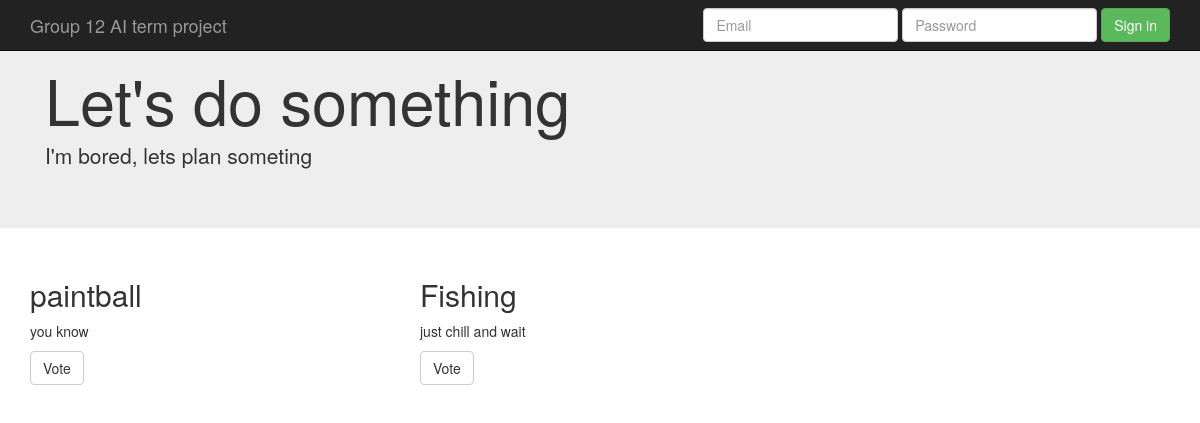
Page /polls/1/ on the earlier database version.
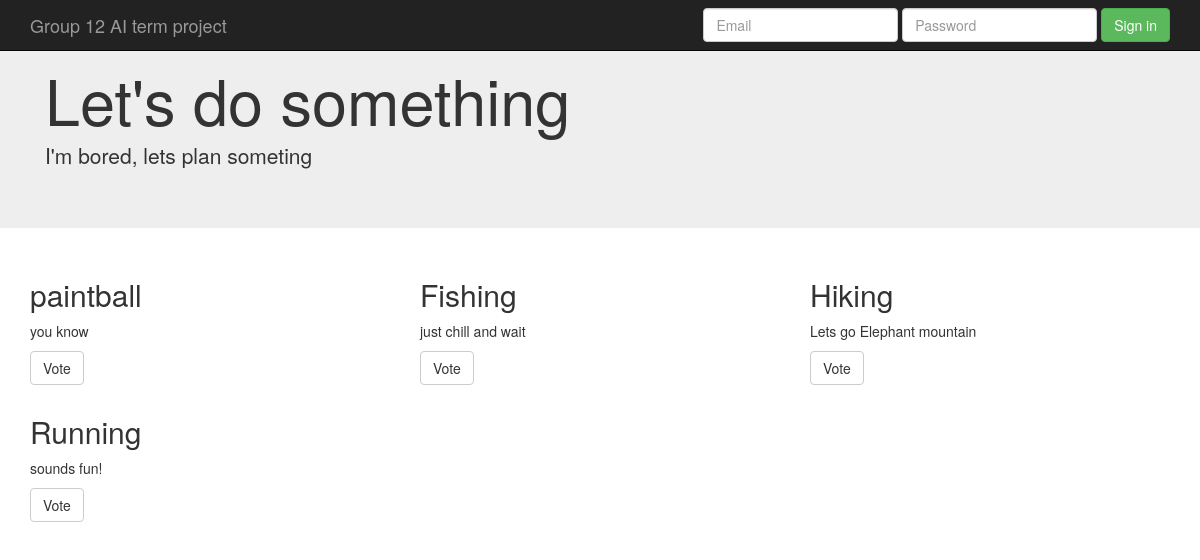
Same page on the later database version.
### polls/models.py (models this page shows, shortened)
class Poll(models.Model):
    title = models.CharField(max_length=200)
    pub_date = models.DateTimeField('date published')
    deadline_date =  models.DateTimeField('deadline to answer')
    comment = models.CharField(max_length=2000)

class Activity(models.Model):
    poll = models.ForeignKey(Poll)
    title = models.CharField(max_length=200)
    description = models.CharField(max_length=2000)
    time_duration_hours = models.IntegerField(default=1)

### polls/views.py (the view)
# urls.py: url(r'^(?P<pk>\d+)/$', views.DetailView.as_view(), name='detail'),
class DetailView(generic.DetailView):
    model = Poll
    template_name = 'polls/detail.html'

### polls/templates/polls/detail.html (shortened to what this page needs)
{% extends "base.html" %}
{% block jumbotron-top %}
    <h1>{{ poll.title }}</h1>
    <p>{{ poll.comment }}</p>
{% endblock jumbotron-top %}
{% block jumbotron-maincontainer %}
    <div class="row">
    {% for Activity in poll.activity_set.all %}
        <div class="col-md-4">
          <h2>{{Activity.title}}</h2>
          <p>{{ Activity.description}}</p>
          <p><a class="btn btn-default" href="#" role="button">Vote</a></p>
        </div>
    {% endfor %}
    </div>
{% endblock jumbotron-maincontainer %}

### templates/base.html (shortened to what this page needs)
<!DOCTYPE html>
<html lang="en">
  <head>
    {% load static from staticfiles %}
    <link href="{% static "css/bootstrap.min.css" %}" rel="stylesheet">
  </head>
  <body>
    <div class="navbar navbar-inverse navbar-fixed-top" role="navigation">
      <div class="container">
        <div class="navbar-header">
          <a class="navbar-brand" href="#">{% block navbar-brand %}Group 12 AI term project{% endblock %}</a>
        </div>
        <div class="navbar-collapse collapse">
          <form class="navbar-form navbar-right" role="form">
            <div class="form-group">
              <input type="text" placeholder="Email" class="form-control">
            </div>
            <div class="form-group">
              <input type="password" placeholder="Password" class="form-control">
            </div>
            <button type="submit" class="btn btn-success">Sign in</button>
          </form>
        </div>
      </div>
    </div>
    <div class="jumbotron">
      <div class="container">
        {% block jumbotron-top %}
        {% endblock jumbotron-top %}
      </div>
    </div>
    <div class="container">
      {% block jumbotron-maincontainer %}
      {% endblock jumbotron-maincontainer %}
    </div>
  </body>
</html>

Differences in the rows shown:
added Activity: title "Hiking", description "Lets go Elephant mountain"
added Activity: title "Running", description "sounds fun!"
